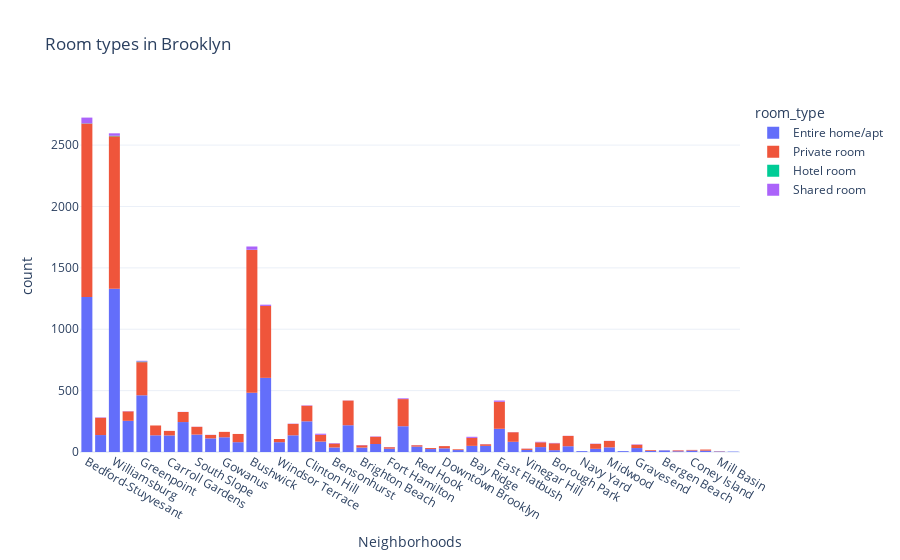

Source (notebook cell):
### Markdown cell above
### Roomtypes in BK

### Code cell
abnb_brooklyn_df = abnb[abnb.neighbourhood_group_cleansed == 'Brooklyn']

room_graph=px.histogram(abnb_brooklyn_df, x="neighbourhood_cleansed",color = "room_type",title="Room types in Brooklyn", labels = {"count": "Count", "neighbourhood_cleansed": "Neighborhoods"}, template="plotly_white")
room_graph.show()

### Figure 1 — Plotly figure (JSON) as saved in the notebook; plotly's stock layout.template omitted (floating-point values rounded to 4 significant figures; data arrays with more than 128 entries replaced by an {"elided": "..."} marker saying what was removed)
{"data": [{"alignmentgroup": "True", "bingroup": "x", "hovertemplate": "room_type=Entire home/apt<br>Neighborhoods=%{x}<br>count=%{y}<extra></extra>", "legendgroup": "Entire home/apt", "marker": {"color": "#636efa", "pattern": {"shape": ""}}, "name": "Entire home/apt", "offsetgroup": "Entire home/apt", "orientation": "v", "showlegend": true, "type": "histogram", "x": {"elided": "7419 str values"}, "xaxis": "x", "yaxis": "y"}, {"alignmentgroup": "True", "bingroup": "x", "hovertemplate": "room_type=Private room<br>Neighborhoods=%{x}<br>count=%{y}<extra></extra>", "legendgroup": "Private room", "marker": {"color": "#EF553B", "pattern": {"shape": ""}}, "name": "Private room", "offsetgroup": "Private room", "orientation": "v", "showlegend": true, "type": "histogram", "x": {"elided": "6894 str values"}, "xaxis": "x", "yaxis": "y"}, {"alignmentgroup": "True", "bingroup": "x", "hovertemplate": "room_type=Hotel room<br>Neighborhoods=%{x}<br>count=%{y}<extra></extra>", "legendgroup": "Hotel room", "marker": {"color": "#00cc96", "pattern": {"shape": ""}}, "name": "Hotel room", "offsetgroup": "Hotel room", "orientation": "v", "showlegend": true, "type": "histogram", "x": ["Greenpoint", "Greenpoint", "Greenpoint", "Greenpoint", "Greenpoint", "Bushwick", "Bedford-Stuyvesant", "Williamsburg", "Williamsburg", "Williamsburg", "Williamsburg", "Bedford-Stuyvesant"], "xaxis": "x", "yaxis": "y"}, {"alignmentgroup": "True", "bingroup": "x", "hovertemplate": "room_type=Shared room<br>Neighborhoods=%{x}<br>count=%{y}<extra></extra>", "legendgroup": "Shared room", "marker": {"color": "#ab63fa", "pattern": {"shape": ""}}, "name": "Shared room", "offsetgroup": "Shared room", "orientation": "v", "showlegend": true, "type": "histogram", "x": {"elided": "187 str values"}, "xaxis": "x", "yaxis": "y"}], "layout": {"barmode": "relative", "legend": {"title": {"text": "room_type"}, "tracegroupgap": 0}, "title": {"text": "Room types in Brooklyn"}, "xaxis": {"anchor": "y", "domain": [0, 1], "title": {"text": "Neighborhoods"}}, "yaxis": {"anchor": "x", "domain": [0, 1], "title": {"text": "count"}}}}
